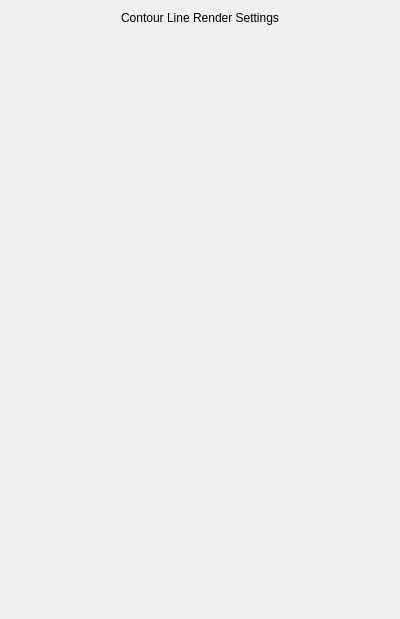
<?xml version="1.0" encoding="UTF-8"?>
<ui version="4.0">
 <class>ContourTab</class>
 <widget class="QWidget" name="ContourTab">
  <property name="geometry">
   <rect>
    <x>0</x>
    <y>0</y>
    <width>400</width>
    <height>619</height>
   </rect>
  </property>
  <property name="windowTitle">
   <string>Form</string>
  </property>
  <layout class="QHBoxLayout" name="horizontalLayout">
   <item>
    <layout class="QVBoxLayout" name="verticalLayout_5">
     <item>
      <widget class="QLabel" name="label_3">
       <property name="text">
        <string>Contour Line Render Settings</string>
       </property>
       <property name="alignment">
        <set>Qt::AlignCenter</set>
       </property>
      </widget>
     </item>
     <item>
      <spacer name="verticalSpacer_2">
       <property name="orientation">
        <enum>Qt::Vertical</enum>
       </property>
       <property name="sizeHint" stdset="0">
        <size>
         <width>20</width>
         <height>17</height>
        </size>
       </property>
      </spacer>
     </item>
     <item>
      <layout class="QVBoxLayout" name="tabHolderLayout"/>
     </item>
    </layout>
   </item>
  </layout>
 </widget>
 <resources/>
 <connections/>
</ui>
